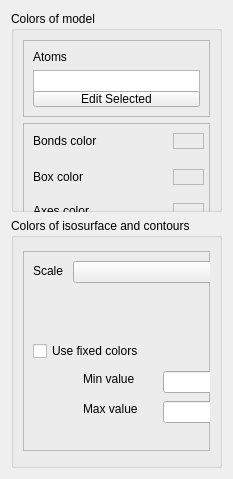
          <widget class="QWidget" name="page_20">
           <property name="geometry">
            <rect>
             <x>0</x>
             <y>0</y>
             <width>233</width>
             <height>479</height>
            </rect>
           </property>
           <attribute name="label">
            <string>Colors</string>
           </attribute>
           <layout class="QVBoxLayout" name="verticalLayout_14">
            <item>
             <widget class="QGroupBox" name="groupBox_10">
              <property name="minimumSize">
               <size>
                <width>0</width>
                <height>200</height>
               </size>
              </property>
              <property name="maximumSize">
               <size>
                <width>16777215</width>
                <height>16777215</height>
               </size>
              </property>
              <property name="title">
               <string>Colors of model</string>
              </property>
              <layout class="QVBoxLayout" name="verticalLayout_21">
               <item>
                <widget class="QFrame" name="frame_16">
                 <property name="frameShape">
                  <enum>QFrame::StyledPanel</enum>
                 </property>
                 <property name="frameShadow">
                  <enum>QFrame::Raised</enum>
                 </property>
                 <layout class="QVBoxLayout" name="verticalLayout_20">
                  <item>
                   <widget class="QLabel" name="label_20">
                    <property name="text">
                     <string>Atoms</string>
                    </property>
                   </widget>
                  </item>
                  <item>
                   <widget class="QTableWidget" name="ColorsOfAtomsTable">
                    <property name="minimumSize">
                     <size>
                      <width>0</width>
                      <height>30</height>
                     </size>
                    </property>
                   </widget>
                  </item>
                  <item>
                   <widget class="QPushButton" name="ColorAtomDialogButton">
                    <property name="text">
                     <string>Edit Selected</string>
                    </property>
                   </widget>
                  </item>
                 </layout>
                </widget>
               </item>
               <item>
                <widget class="QFrame" name="frame_10">
                 <property name="minimumSize">
                  <size>
                   <width>0</width>
                   <height>140</height>
                  </size>
                 </property>
                 <property name="maximumSize">
                  <size>
                   <width>16777215</width>
                   <height>140</height>
                  </size>
                 </property>
                 <property name="frameShape">
                  <enum>QFrame::StyledPanel</enum>
                 </property>
                 <property name="frameShadow">
                  <enum>QFrame::Raised</enum>
                 </property>
                 <widget class="QPushButton" name="ColorBoxDialogButton">
                  <property name="geometry">
                   <rect>
                    <x>200</x>
                    <y>42</y>
                    <width>121</width>
                    <height>28</height>
                   </rect>
                  </property>
                  <property name="text">
                   <string>Edit</string>
                  </property>
                  <property name="checkable">
                   <bool>false</bool>
                  </property>
                  <property name="checked">
                   <bool>false</bool>
                  </property>
                 </widget>
                 <widget class="QPushButton" name="ColorBondDialogButton">
                  <property name="geometry">
                   <rect>
                    <x>200</x>
                    <y>6</y>
                    <width>121</width>
                    <height>28</height>
                   </rect>
                  </property>
                  <property name="text">
                   <string>Edit</string>
                  </property>
                  <property name="checkable">
                   <bool>false</bool>
                  </property>
                  <property name="checked">
                   <bool>false</bool>
                  </property>
                 </widget>
                 <widget class="QPushButton" name="ColorAxesDialogButton">
                  <property name="geometry">
                   <rect>
                    <x>200</x>
                    <y>76</y>
                    <width>121</width>
                    <height>28</height>
                   </rect>
                  </property>
                  <property name="text">
                   <string>Edit</string>
                  </property>
                  <property name="checkable">
                   <bool>false</bool>
                  </property>
                  <property name="checked">
                   <bool>false</bool>
                  </property>
                 </widget>
                 <widget class="QFrame" name="ColorAxes">
                  <property name="geometry">
                   <rect>
                    <x>150</x>
                    <y>80</y>
                    <width>31</width>
                    <height>16</height>
                   </rect>
                  </property>
                  <property name="frameShape">
                   <enum>QFrame::StyledPanel</enum>
                  </property>
                  <property name="frameShadow">
                   <enum>QFrame::Raised</enum>
                  </property>
                 </widget>
                 <widget class="QLabel" name="label_19">
                  <property name="geometry">
                   <rect>
                    <x>10</x>
                    <y>46</y>
                    <width>71</width>
                    <height>16</height>
                   </rect>
                  </property>
                  <property name="text">
                   <string>Box color</string>
                  </property>
                 </widget>
                 <widget class="QLabel" name="label_18">
                  <property name="geometry">
                   <rect>
                    <x>10</x>
                    <y>80</y>
                    <width>101</width>
                    <height>16</height>
                   </rect>
                  </property>
                  <property name="text">
                   <string>Axes color</string>
                  </property>
                 </widget>
                 <widget class="QLabel" name="label_17">
                  <property name="geometry">
                   <rect>
                    <x>10</x>
                    <y>10</y>
                    <width>91</width>
                    <height>16</height>
                   </rect>
                  </property>
                  <property name="text">
                   <string>Bonds color</string>
                  </property>
                 </widget>
                 <widget class="QFrame" name="ColorBox">
                  <property name="geometry">
                   <rect>
                    <x>150</x>
                    <y>46</y>
                    <width>31</width>
                    <height>16</height>
                   </rect>
                  </property>
                  <property name="frameShape">
                   <enum>QFrame::StyledPanel</enum>
                  </property>
                  <property name="frameShadow">
                   <enum>QFrame::Raised</enum>
                  </property>
                 </widget>
                 <widget class="QFrame" name="ColorBond">
                  <property name="geometry">
                   <rect>
                    <x>150</x>
                    <y>10</y>
                    <width>31</width>
                    <height>16</height>
                   </rect>
                  </property>
                  <property name="frameShape">
                   <enum>QFrame::StyledPanel</enum>
                  </property>
                  <property name="frameShadow">
                   <enum>QFrame::Raised</enum>
                  </property>
                 </widget>
                 <widget class="QPushButton" name="ColorVoronoiDialogButton">
                  <property name="geometry">
                   <rect>
                    <x>200</x>
                    <y>106</y>
                    <width>121</width>
                    <height>28</height>
                   </rect>
                  </property>
                  <property name="text">
                   <string>Edit</string>
                  </property>
                  <property name="checkable">
                   <bool>false</bool>
                  </property>
                  <property name="checked">
                   <bool>false</bool>
                  </property>
                 </widget>
                 <widget class="QFrame" name="ColorVoronoi">
                  <property name="geometry">
                   <rect>
                    <x>150</x>
                    <y>110</y>
                    <width>31</width>
                    <height>16</height>
                   </rect>
                  </property>
                  <property name="frameShape">
                   <enum>QFrame::StyledPanel</enum>
                  </property>
                  <property name="frameShadow">
                   <enum>QFrame::Raised</enum>
                  </property>
                 </widget>
                 <widget class="QLabel" name="label_27">
                  <property name="geometry">
                   <rect>
                    <x>10</x>
                    <y>110</y>
                    <width>101</width>
                    <height>16</height>
                   </rect>
                  </property>
                  <property name="text">
                   <string>Voronoi color</string>
                  </property>
                 </widget>
                </widget>
               </item>
              </layout>
             </widget>
            </item>
            <item>
             <widget class="QGroupBox" name="groupBox_9">
              <property name="minimumSize">
               <size>
                <width>0</width>
                <height>250</height>
               </size>
              </property>
              <property name="title">
               <string>Colors of isosurface and contours</string>
              </property>
              <layout class="QVBoxLayout" name="verticalLayout_19">
               <item>
                <widget class="QFrame" name="frame_13">
                 <property name="minimumSize">
                  <size>
                   <width>0</width>
                   <height>100</height>
                  </size>
                 </property>
                 <property name="maximumSize">
                  <size>
                   <width>16777215</width>
                   <height>200</height>
                  </size>
                 </property>
                 <property name="frameShape">
                  <enum>QFrame::StyledPanel</enum>
                 </property>
                 <property name="frameShadow">
                  <enum>QFrame::Raised</enum>
                 </property>
                 <widget class="MplWidget" name="ColorRow" native="true">
                  <property name="geometry">
                   <rect>
                    <x>10</x>
                    <y>40</y>
                    <width>311</width>
                    <height>40</height>
                   </rect>
                  </property>
                  <property name="sizePolicy">
                   <sizepolicy hsizetype="Expanding" vsizetype="Expanding">
                    <horstretch>0</horstretch>
                    <verstretch>0</verstretch>
                   </sizepolicy>
                  </property>
                  <property name="minimumSize">
                   <size>
                    <width>0</width>
                    <height>40</height>
                   </size>
                  </property>
                  <property name="maximumSize">
                   <size>
                    <width>16777215</width>
                    <height>40</height>
                   </size>
                  </property>
                 </widget>
                 <widget class="QLabel" name="label_14">
                  <property name="geometry">
                   <rect>
                    <x>10</x>
                    <y>10</y>
                    <width>51</width>
                    <height>20</height>
                   </rect>
                  </property>
                  <property name="text">
                   <string>Scale</string>
                  </property>
                 </widget>
                 <widget class="QComboBox" name="FormSettingsColorsScale">
                  <property name="geometry">
                   <rect>
                    <x>50</x>
                    <y>10</y>
                    <width>171</width>
                    <height>22</height>
                   </rect>
                  </property>
                  <property name="editable">
                   <bool>false</bool>
                  </property>
                  <property name="currentText">
                   <string/>
                  </property>
                 </widget>
                 <widget class="QComboBox" name="FormSettingsColorsScaleType">
                  <property name="geometry">
                   <rect>
                    <x>230</x>
                    <y>10</y>
                    <width>91</width>
                    <height>22</height>
                   </rect>
                  </property>
                  <property name="editable">
                   <bool>false</bool>
                  </property>
                  <property name="currentText">
                   <string/>
                  </property>
                 </widget>
                 <widget class="QLineEdit" name="FormSettingsColorsFixedMax">
                  <property name="geometry">
                   <rect>
                    <x>140</x>
                    <y>150</y>
                    <width>171</width>
                    <height>22</height>
                   </rect>
                  </property>
                 </widget>
                 <widget class="QCheckBox" name="FormSettingsColorsFixed">
                  <property name="geometry">
                   <rect>
                    <x>10</x>
                    <y>90</y>
                    <width>191</width>
                    <height>20</height>
                   </rect>
                  </property>
                  <property name="text">
                   <string>Use fixed colors</string>
                  </property>
                 </widget>
                 <widget class="QLineEdit" name="FormSettingsColorsFixedMin">
                  <property name="geometry">
                   <rect>
                    <x>140</x>
                    <y>120</y>
                    <width>171</width>
                    <height>22</height>
                   </rect>
                  </property>
                 </widget>
                 <widget class="QLabel" name="label_16">
                  <property name="geometry">
                   <rect>
                    <x>60</x>
                    <y>150</y>
                    <width>71</width>
                    <height>16</height>
                   </rect>
                  </property>
                  <property name="text">
                   <string>Max value</string>
                  </property>
                 </widget>
                 <widget class="QLabel" name="label_15">
                  <property name="geometry">
                   <rect>
                    <x>60</x>
                    <y>120</y>
                    <width>71</width>
                    <height>16</height>
                   </rect>
                  </property>
                  <property name="text">
                   <string>Min value</string>
                  </property>
                 </widget>
                </widget>
               </item>
              </layout>
             </widget>
            </item>
           </layout>
          </widget>
